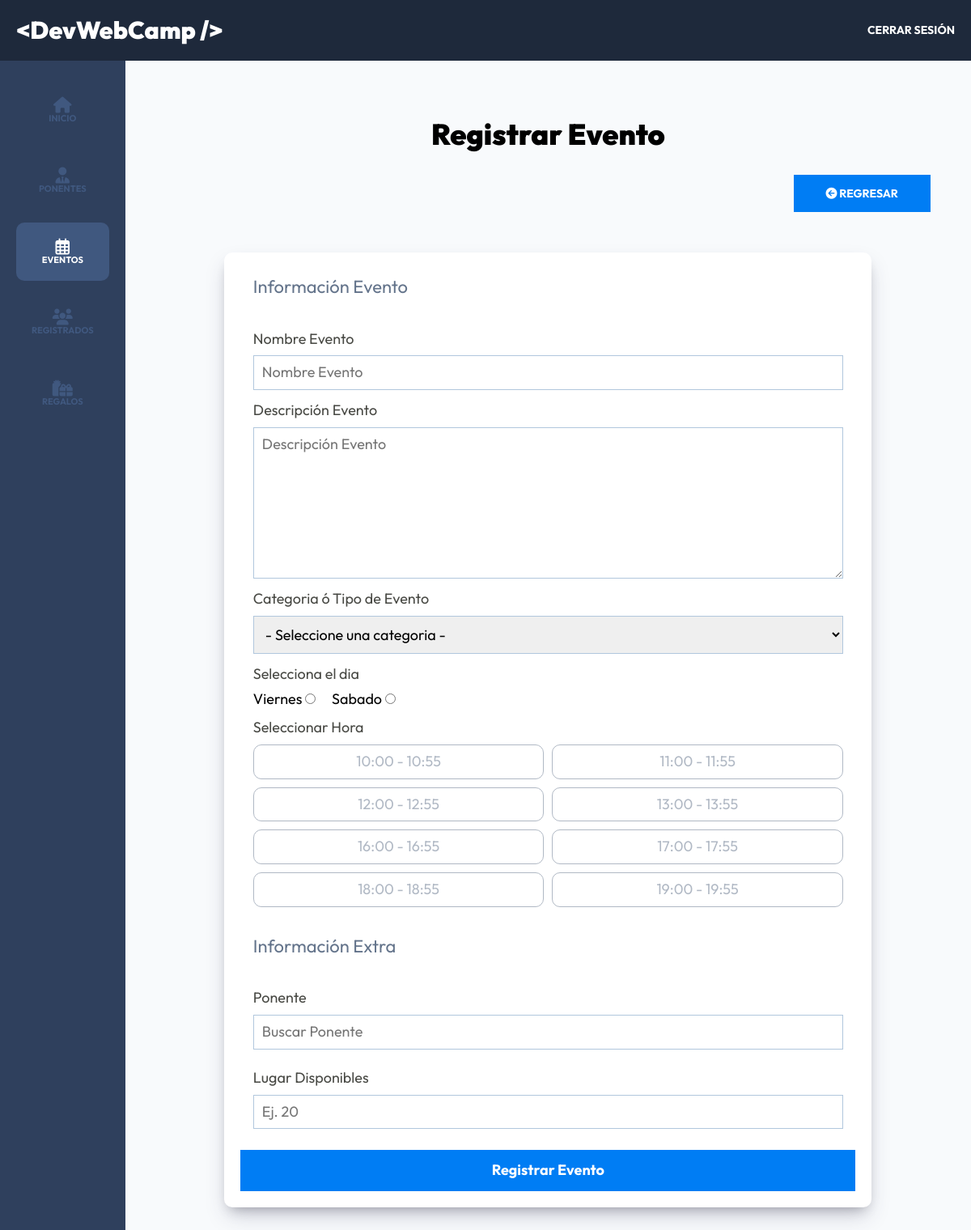
The page /admin/eventos/crear (signed in) on the database its author committed.
### tables this page shows
CREATE TABLE `dias` (
  `id` int(11) NOT NULL AUTO_INCREMENT,
  `nombre` varchar(15) DEFAULT NULL,
  PRIMARY KEY (`id`)
);

CREATE TABLE `horas` (
  `id` int(11) NOT NULL AUTO_INCREMENT,
  `hora` varchar(13) DEFAULT NULL,
  PRIMARY KEY (`id`)
);

### controllers/EventosController.php (called while the page is built, shortened)
<?php
class EventosController
{
    public static function crear(Router $router)
    {
        $categorias = Categoria::all();
        $dias = Dia::all();
        $horas = Hora::all();
        $evento = new Evento();
        $router->render('admin/eventos/crear', [
            'titulo' => 'Registrar Evento',
            'alertas' => $alertas ?? [],
            'categorias' => $categorias,
            'dias' => $dias,
            'horas' => $horas,
            'evento' => $evento
        ]);
    }
}

### public/index.php (called while the page is built, shortened)
<?php
$router = new Router();
$router->get('/login', [AuthController::class, 'login']);
$router->post('/login', [AuthController::class, 'login']);
$router->post('/logout', [AuthController::class, 'logout']);
$router->get('/registro', [AuthController::class, 'registro']);
$router->post('/registro', [AuthController::class, 'registro']);
$router->get('/olvide', [AuthController::class, 'olvide']);
$router->post('/olvide', [AuthController::class, 'olvide']);
$router->get('/reestablecer', [AuthController::class, 'reestablecer']);
$router->post('/reestablecer', [AuthController::class, 'reestablecer']);
$router->get('/mensaje', [AuthController::class, 'mensaje']);
$router->get('/confirmar-cuenta', [AuthController::class, 'confirmar']);
$router->get('/admin/dashboard', [DashboardController::class, 'index']);
$router->get('/admin/ponentes', [PonentesController::class, 'index']);
$router->get('/admin/ponentes/crear', [PonentesController::class, 'crear']);
$router->post('/admin/ponentes/crear', [PonentesController::class, 'crear']);
$router->get('/admin/ponentes/editar', [PonentesController::class, 'editar']);
$router->post('/admin/ponentes/editar', [PonentesController::class, 'editar']);
$router->post('/admin/ponentes/eliminar', [PonentesController::class, 'eliminar']);
$router->get('/admin/eventos', [EventosController::class, 'index']);
$router->get('/admin/eventos/crear', [EventosController::class, 'crear']);
$router->post('/admin/eventos/crear', [EventosController::class, 'crear']);
$router->get('/admin/eventos/editar', [EventosController::class, 'editar']);
$router->post('/admin/eventos/editar', [EventosController::class, 'editar']);
$router->post('/admin/eventos/eliminar', [EventosController::class, 'eliminar']);
$router->get('/api/eventos-horario', [APIEventos::class, 'index']);
$router->get('/api/ponentes', [APIPonentes::class, 'index']);
$router->get('/api/ponente', [APIPonentes::class, 'ponente']);
$router->get('/api/regalos', [APIRegalos::class, 'index']);
$router->get('/admin/registrados', [RegistradosController::class, 'index']);
$router->get('/admin/regalos', [RegalosController::class, 'index']);
$router->get('/', [PaginasController::class, 'index']);
$router->get('/devwebcamp', [PaginasController::class, 'evento']);
$router->get('/paquetes', [PaginasController::class, 'paquetes']);
$router->get('/workshops-conferencias', [PaginasController::class, 'conferencias']);
$router->get('/404', [PaginasController::class, 'error']);
$router->get('/finalizar-registro', [RegistroController::class, 'crear']);
$router->post('/finalizar-registro/gratis', [RegistroController::class, 'gratis']);
$router->post('/finalizar-registro/pagar', [RegistroController::class, 'pagar']);
$router->get('/finalizar-registro/conferencias', [RegistroController::class, 'conferencias']);
$router->post('/finalizar-registro/conferencias', [RegistroController::class, 'conferencias']);
$router->get('/boleto', [RegistroController::class, 'boleto']);
$router->comprobarRutas();

### models/Evento.php (called while the page is built, shortened)
<?php
class Evento extends ActiveRecord
{
    public function __construct($args = [])
    {
        $this->nombre = $args['nombre'] ?? '';
        $this->disponibles = $args['disponibles'] ?? '';
        $this->dia_id = $args['dia_id'] ?? '';
    }
}

### models/ActiveRecord.php (called while the page is built, shortened)
<?php
class ActiveRecord
{
    protected static $db;
    protected static $tabla = '';
    public static function setDB($database)
    {
        self::$db = $database;
    }
    public static function consultarSQL($query)
    {
        $resultado = self::$db->query($query);
        $array = [];
        while ($registro = $resultado->fetch_assoc()) {
            $array[] = static::crearObjeto($registro);
        }
        return $array;
    }
    protected static function crearObjeto($registro)
    {
        $objeto = new static;
        foreach ($registro as $key => $value) {
            if (property_exists($objeto, $key)) {
                $objeto->$key = $value;
            }
        }
        return $objeto;
    }
    public static function all($order = 'ASC')
    {
        $query = "SELECT * FROM " . static::$tabla . " ORDER BY id $order";
        $resultado = self::consultarSQL($query);
        return $resultado;
    }
}

### views/admin/eventos/formulario.php (the view, shortened to what this page needs)
<fieldset class="formulario__fieldset">
    <legend class="formulario__legend">
        Información Evento
    </legend>
    <div class="formulario__campo">
        <label for="nombre" class="formulario__label">Nombre Evento</label>
        <input type="text" class="formulario__input" placeholder="Nombre Evento" id="nombre" name="nombre" value="<?php echo $evento->nombre ?>">
    </div>
    <div class="formulario__campo">
        <label for="descripcion" class="formulario__label">Descripción Evento</label>
        <textarea class="formulario__input" id="descripcion" name="descripcion" placeholder="Descripción Evento" rows="8"><?php echo $evento->descripcion ?></textarea>
    </div>
    <div class="formulario__campo">
        <label for="categoria" class="formulario__label">Categoria ó Tipo de Evento</label>
        <select id="categoria" class='formulario__select' name="categoria_id">
            <option selected disabled> - Seleccione una categoria -</option>
        </select>
    </div>
    <div class="formulario__campo">
        <label for="dia" class="formulario__label">Selecciona el dia</label>
        <div class="formulario__radio">
            <?php foreach ($dias as $dia) { ?>
                <div>
                    <label for="<?php strtolower($dia->nombre) ?>"><?php echo $dia->nombre ?></label>
                    <input type="radio" id="<?php echo strtolower($dia->nombre) ?>" name="dia" value="<?php echo $dia->id ?>" <?php echo ($evento->dia_id === $dia->id) ? 'checked' : ''; ?>>
                </div>
            <?php } ?>
        </div>
    </div>
    <div id="horas" class="formulario__campo">
        <label class="formulario__label">Seleccionar Hora</label>
        <ul id="horas" class="horas">
            <?php foreach ($horas as $hora) { ?>
                <li data-hora-id="<?php echo $hora->id ?>" class="horas__hora horas__hora--deshabilitada"><?php echo $hora->hora ?></li>
            <?php } ?>
        </ul>
    </div>
</fieldset>
<fieldset class="formulario__fieldset">
    <legend class="formulario__legend"> Información Extra </legend>
    <div class="formulario__campo">
        <label for="ponentes" class="formulario__label">Ponente</label>
        <input type="text" class="formulario__input" id="ponentes" placeholder="Buscar Ponente">
    </div>
    <div class="formulario__campo">
        <label for="disponibles" class="formulario__label">Lugar Disponibles</label>
        <input type="number" min='1' class="formulario__input" id="disponibles" name="disponibles" placeholder="Ej. 20" value="<?php echo $evento->disponibles; ?>">
    </div>
</fieldset>

### public/build/css/app.css (style rules this page uses)
html { line-height: 1.15; -webkit-text-size-adjust: 100%; }
body { margin: 0; }
button, input, optgroup, select, textarea { font-family: inherit; font-size: 100%; line-height: 1.15; margin: 0; }
button, input { overflow: visible; }
button, select { text-transform: none; }
fieldset { padding: 0.35em 0.75em 0.625em; }
legend { box-sizing: border-box; color: inherit; display: table; max-width: 100%; padding: 0; white-space: normal; }
textarea { overflow: auto; }
[type=checkbox], [type=radio] { box-sizing: border-box; padding: 0; }
html { font-size: 62.5%; box-sizing: border-box; height: 100%; }
*, *:before, *:after { box-sizing: inherit; }
body { font-family: "Outfit", sans-serif; font-size: 1.8rem; }
.formulario__fieldset { border: none; margin-top: 1rem; }
.formulario__legend { color: #64748B; font-size: 2.2rem; margin-bottom: 2rem; }
.formulario__campo { display: flex; flex-direction: column; gap: 1rem; margin: 1.5rem 0; }
.formulario__label { display: block; font-size: 1.8rem; color: rgba(26, 27, 21, 0.8); }
.formulario__radio { display: flex; gap: 2rem; }
.formulario__input, .formulario__input--sociales, .formulario__select--sociales, .formulario__select { padding: 1rem; border: 1px solid #b1c7dd; }
.horas { list-style: none; padding: 0; margin: 0; display: grid; gap: 1rem; grid-template-columns: repeat(1, 1fr); }
@media (min-width: 768px) { .horas { display: grid; gap: 1rem; grid-template-columns: repeat(2, 1fr); } }
.horas__hora, .horas__hora--deshabilitada, .horas__hora--seleccionada { color: #007df4; border: 1px solid #007df4; border-radius: 1rem; padding: 1rem; text-align: center; }
.horas__hora--deshabilitada { border: 1px solid #64748B; color: #64748B; opacity: 0.5; }
.dashboard { height: 100%; display: flex; flex-direction: column; background-color: #F8FAFC; }

### rows shown on the page
dias: nombre "Viernes"
dias: nombre "Sabado"
horas: hora "10:00 - 10:55"
horas: hora "11:00 - 11:55"
horas: hora "12:00 - 12:55"
horas: hora "13:00 - 13:55"
horas: hora "16:00 - 16:55"
horas: hora "17:00 - 17:55"
horas: hora "18:00 - 18:55"
horas: hora "19:00 - 19:55"

### other values the page prints
$titulo "Registrar Evento"
